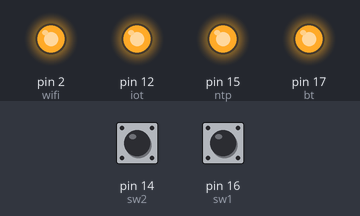
A sketch run on a simulated Arduino Uno, built with avr-gcc and run on an emulated ATmega328P. Shown: output pins drawn as LEDs (lit = HIGH). Inputs (shaded band) come from the test bench; at power-on: pin 14 (sw2) HIGH, pin 16 (sw1) HIGH.

Above: at 1.2 s.
1.3 s: pin 14 (sw2) pulled LOW for 0.15 s
At 1.37 s:
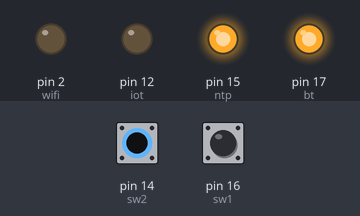
2.9 s: pin 16 (sw1) pulled LOW for 0.15 s
At 2.97 s:
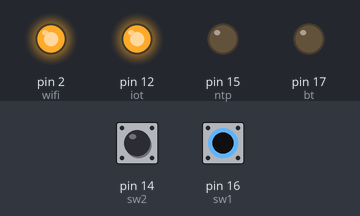
4.5 s: pin 16 (sw1) pulled LOW for 3.2 s
At 8.6 s:
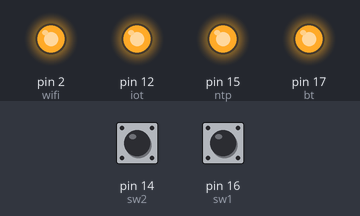
9.2 s: pin 14 (sw2) pulled LOW for 3.2 s
At 9.8 s:
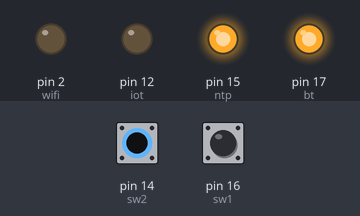
Timing chart, 0 to 13.9 s (numbered marks = the images above; inputs shaded):
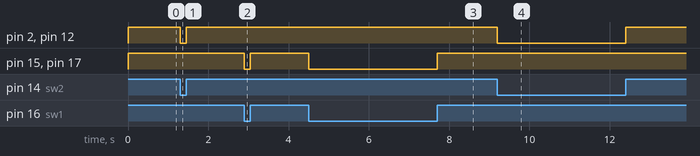

Measured:
- after the input at 1.3 s, pin 2 (wifi), pin 12 (iot): HIGH → LOW at once, → HIGH 0.15 s later
- after the input at 2.9 s, pin 15 (ntp), pin 17 (bt): HIGH → LOW at once, → HIGH 0.15 s later
- after the input at 4.5 s, pin 15 (ntp), pin 17 (bt): HIGH → LOW at once, → HIGH 3.2 s later
- after the input at 9.2 s, pin 2 (wifi), pin 12 (iot): HIGH → LOW at once, → HIGH 3.2 s later

The sketch:

Function_switch.ino
```cpp
int bt = 17;
int wifi =2;
int ntp = 15;
int iot =12;
int sw1 = 16;
int sw2 = 14;


void setup() {
  pinMode(bt , OUTPUT);
  pinMode(wifi, OUTPUT);
  pinMode(ntp, OUTPUT);
  pinMode(iot, OUTPUT);
  pinMode(sw1, INPUT_PULLUP);
  pinMode(sw2, INPUT_PULLUP);
  digitalWrite(bt, HIGH);
  digitalWrite(wifi, HIGH);
  digitalWrite(ntp, HIGH);
  digitalWrite(iot, HIGH);

}

void loop() {

  if (digitalRead(sw1) == LOW)
  {
    forward();
  }
  else if (digitalRead(sw2) == LOW)
  {
    backward();
  }
  else{
    stoped();
  }


}

void forward(){      //0101
  digitalWrite(bt ,LOW);
  digitalWrite(wifi , HIGH);
  digitalWrite(ntp ,LOW);
  digitalWrite(iot,HIGH);
}
void backward(){    //1010
  digitalWrite(bt, HIGH);
  digitalWrite(wifi, LOW);
  digitalWrite(ntp, HIGH);
  digitalWrite(iot, LOW);
}
void right(){       //1001
  digitalWrite(bt, HIGH);
  digitalWrite(wifi, LOW);
  digitalWrite(ntp, LOW);
  digitalWrite(iot, HIGH);
}
void left(){       //0110
  digitalWrite(bt, LOW);
  digitalWrite(wifi, HIGH);
  digitalWrite(ntp, HIGH);
  digitalWrite(iot, LOW);
}
void stoped(){     //1111
  digitalWrite(bt, HIGH);
  digitalWrite(wifi, HIGH);
  digitalWrite(ntp, HIGH);
  digitalWrite(iot, HIGH);
}
```
